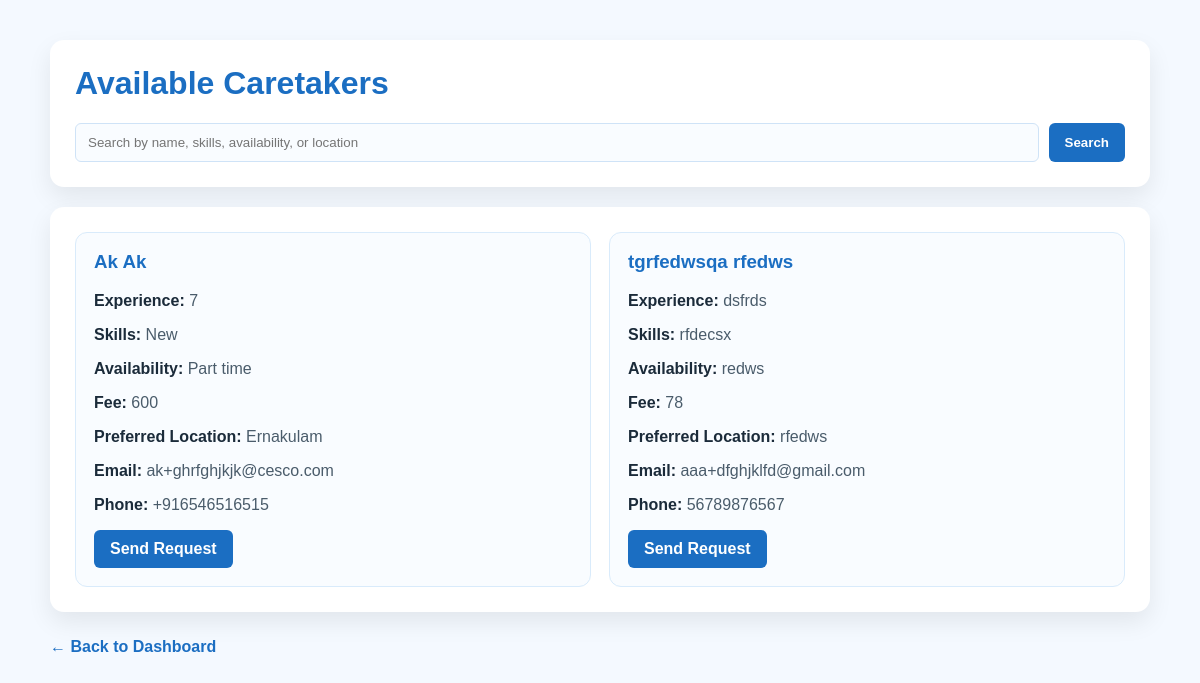
Page /caretakers.php (signed in) on the committed database.
### tables this page shows
CREATE TABLE `caretakers` (
  `id` int(10) UNSIGNED NOT NULL,
  `user_id` int(10) UNSIGNED NOT NULL,
  `caretaker_name` varchar(150) NOT NULL,
  `experience_years` varchar(50) DEFAULT NULL,
  `skills` text DEFAULT NULL,
  `availability` varchar(100) DEFAULT NULL,
  `fee` varchar(50) DEFAULT NULL,
  `preferred_location` varchar(150) DEFAULT NULL,
  `email` varchar(150) DEFAULT NULL,
  `phone` varchar(30) DEFAULT NULL,
  `created_at` timestamp NOT NULL DEFAULT current_timestamp()
);

### app/Helpers/helpers.php (called while the page is built, shortened)
<?php
function e(?string $value): string
{
    return htmlspecialchars((string)$value, ENT_QUOTES, 'UTF-8');
}

### caretakers.php (the view, shortened to what this page needs)
<?php
include("connect.php");
require_once "app/Helpers/helpers.php";
$search = trim($_GET['search'] ?? '');
if ($search !== '') {
    $stmt = $conn->prepare("
        SELECT *
        FROM caretakers
        WHERE caretaker_name LIKE ?
           OR skills LIKE ?
           OR availability LIKE ?
           OR preferred_location LIKE ?
        ORDER BY caretaker_name ASC
    ");
    $like = "%{$search}%";
    $stmt->bind_param("ssss", $like, $like, $like, $like);
    $stmt->execute();
    $result = $stmt->get_result();
} else {
    $result = $conn->query("
        SELECT *
        FROM caretakers
        ORDER BY caretaker_name ASC
    ");
}
?>
<!DOCTYPE html>
<html lang="en">
<head>
</head>
<body>
<div class="wrap">
    <div class="card">
        <h1>Available Caretakers</h1>
        <form method="GET" class="search-bar">
            <input type="text" name="search" placeholder="Search by name, skills, availability, or location" value="<?php echo e($search); ?>">
            <button type="submit">Search</button>
        </form>
    </div>
    <div class="card">
        <?php if ($result && $result->num_rows > 0): ?>
            <div class="grid">
                <?php while ($row = $result->fetch_assoc()): ?>
                    <div class="item">
                        <h3><?php echo e($row['caretaker_name']); ?></h3>
                        <p><strong>Experience:</strong> <span class="muted"><?php echo e($row['experience_years'] ?: '-'); ?></span></p>
                        <p><strong>Skills:</strong> <span class="muted"><?php echo e($row['skills'] ?: '-'); ?></span></p>
                        <p><strong>Availability:</strong> <span class="muted"><?php echo e($row['availability'] ?: '-'); ?></span></p>
                        <p><strong>Fee:</strong> <span class="muted"><?php echo e($row['fee'] ?: '-'); ?></span></p>
                        <p><strong>Preferred Location:</strong> <span class="muted"><?php echo e($row['preferred_location'] ?: '-'); ?></span></p>
                        <p><strong>Email:</strong> <span class="muted"><?php echo e($row['email'] ?: '-'); ?></span></p>
                        <p><strong>Phone:</strong> <span class="muted"><?php echo e($row['phone'] ?: '-'); ?></span></p>
                        <a class="btn" href="book_caretaker.php?caretaker_id=<?php echo (int)$row['id']; ?>">Send Request</a>
                    </div>
                <?php endwhile; ?>
            </div>
        <?php else: ?>
            <p class="empty">No caretakers found.</p>
        <?php endif; ?>
    </div>
    <a class="back-link" href="dashboard.php">← Back to Dashboard</a>
</div>
</body>
</html>

### caretakers.php (style rules this page uses)
body { margin: 0; font-family: Arial, sans-serif; background: #f4f9ff; color: #1b2b3a; padding: 40px 20px; }
.wrap { max-width: 1100px; margin: auto; }
.card { background: #ffffff; padding: 25px; border-radius: 14px; margin-bottom: 20px; box-shadow: 0 10px 25px rgba(0,0,0,0.08); }
h1 { margin-top: 0; color: #1b6ec2; }
.search-bar { display: flex; gap: 10px; flex-wrap: wrap; }
input[type="text"] { flex: 1; min-width: 260px; padding: 11px 12px; border-radius: 6px; border: 1px solid #cfe3f7; background: #f9fcff; color: #1b2b3a; box-sizing: border-box; }
button, .btn { padding: 10px 16px; background: #1b6ec2; color: white; border: none; border-radius: 6px; text-decoration: none; font-weight: bold; cursor: pointer; display: inline-block; }
.grid { display: grid; grid-template-columns: repeat(auto-fit, minmax(280px, 1fr)); gap: 18px; }
.item { background: #f9fcff; padding: 18px; border-radius: 12px; border: 1px solid #d9ebfb; }
.item h3 { margin-top: 0; color: #1b6ec2; }
.muted { color: #4a5c6b; }
.back-link { display: inline-block; margin-top: 6px; color: #1b6ec2; text-decoration: none; font-weight: bold; }

### rows in the picture
caretakers: caretaker_name "Ak Ak", experience_years "7", skills "New", availability "Part time", fee "600", preferred_location "Ernakulam", email "ak+ghrfghjkjk@cesco.com", phone "+916546516515"
caretakers: caretaker_name "tgrfedwsqa rfedws", experience_years "dsfrds", skills "rfdecsx", availability "redws", fee "78", preferred_location "rfedws", email "aaa+dfghjklfd@gmail.com", phone "56789876567"
